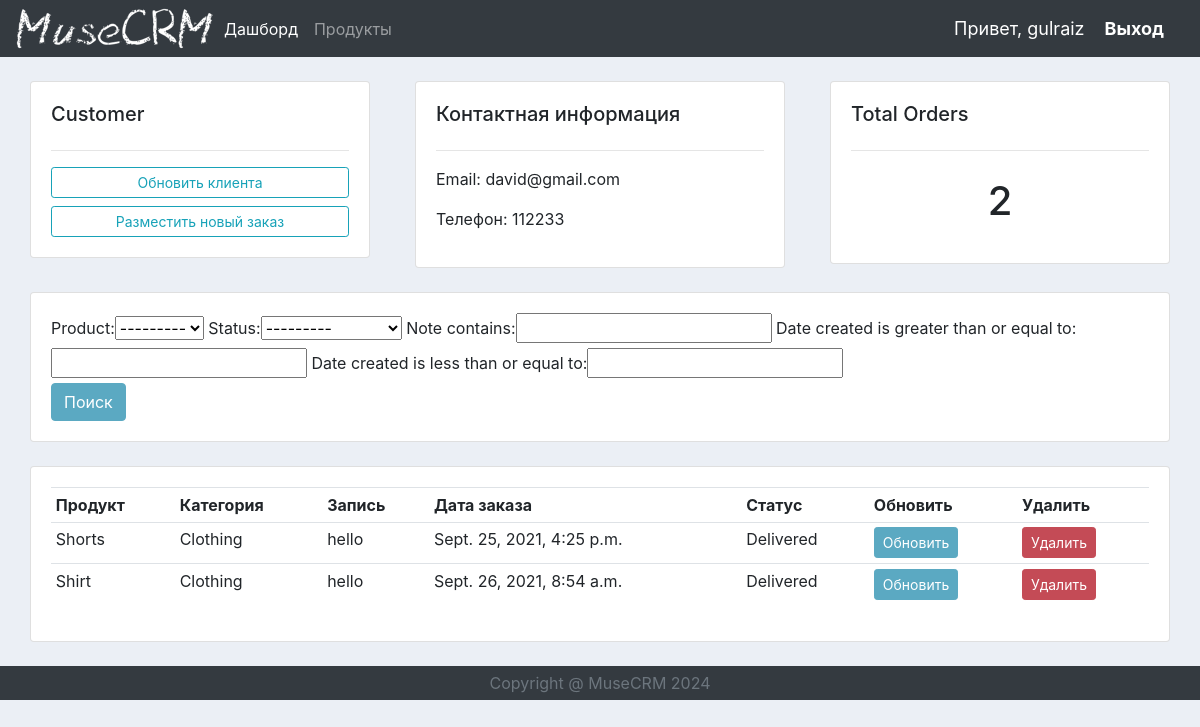
The app's page /customer/1/ (signed in) with its own data.
### accounts/models.py (models this page shows, shortened)
class Customer(models.Model):
    user = models.OneToOneField(User, blank=True, on_delete=models.CASCADE, null=True)
    name = models.CharField(max_length=200, null=True)
    phone = models.CharField(max_length=200, blank=True, null=True)
    email = models.CharField(max_length=200, blank=True, null=True)
    profile_pic = models.ImageField(default="placeholder2.png", blank=True, null=True)
    date_created = models.DateTimeField(auto_now_add=True, null=True)

class Order(models.Model):
    STATUS = (
        ("Pending","Pending"),
        ("Out for Delivery","Out for Delivery"),
        ("Delivered","Delivered"),
    )
    customer = models.ForeignKey(Customer, null=True, on_delete=models.SET_NULL)
    product = models.ForeignKey(Product, null=True, on_delete=models.SET_NULL)
    date_created = models.DateTimeField(auto_now_add=True, null=True)
    status = models.CharField(max_length=200, null=True, choices=STATUS)
    note = models.CharField(max_length=1000, null=True)

class Product(models.Model):
    CATEGORY = (
        ("Sports","Sports"),
        ("Clothing","Clothing"),
    )
    name = models.CharField(max_length=200, null=True)
    price = models.FloatField(null=True)
    category = models.CharField(max_length=200, null=True, choices=CATEGORY)
    description = models.CharField(max_length=200, null=True, blank=True)
    date_created = models.DateTimeField(auto_now_add=True, null=True)
    tag = models.ManyToManyField(Tag)
    def __str__(self):
        return self.name

### accounts/decorators.py (the view)
        def wrapper_func(request, *args, **kwargs):
            group = None
            if request.user.groups.exists():
                group = request.user.groups.all()[0].name
            if group in allowed_roles:
                return view_func(request, *args, **kwargs)
            else:
                return HttpResponse("Вы не авторизованы, чтобы видеть эту страницу.")

### accounts/views.py (called while the page is built)
@login_required(login_url='login')
@allowed_users(allowed_roles=["admin"])
def customer(request, primary_key):
    customer = Customer.objects.get(id=primary_key)
    orders = customer.order_set.all()
    order_count = orders.count()
    filter = OrderFilter(request.GET, queryset=orders)
    orders = filter.qs
    context = {
        "customer":customer,
        "orders":orders,
        "order_count":order_count,
        "filter":filter,
    }
    return render(request, "accounts/customer.html", context)

### accounts/templates/accounts/customer.html
{% extends "accounts/main.html" %}
{% block content %}
<br>
<div class="row">
    <div class="col">
        <div class="col-md">
            <div class="card card-body">
                <h5>Customer</h5>
                <hr>
                <a class="btn btn-outline-info btn-sm btn-block" href="">Обновить клиента</a>
                <a class="btn btn-outline-info btn-sm btn-block" href="{% url 'create_order' customer.id %}">Разместить новый заказ</a>
            </div>
        </div>
    </div>
    <div class="col-md">
        <div class="card card-body">
            <h5>Контактная информация</h5>
            <hr>
            <p>Email: {{customer.email}}</p>
            <p>Телефон: {{customer.phone}}</p>
        </div>
    </div>
    <div class="col">
        <div class="col-md">
            <div class="card card-body">
                <h5>Total Orders</h5>
                <hr>
                <h1 style="text-align: center; padding: 10px;">{{order_count}}</h1>
            </div>
        </div>
    </div>
</div>
<br>
<div class="row">
    <div class="col">
        <div class="col">
            <div class="card card-body">
                <form method="GET">
                    {{filter.form}}
                    <br>
                    <button class="btn btn-primary" type="submit">Поиск</button>
                </form>
            </div>
        </div>
    </div>
</div>
<br>
<div class="row">
    <div class="col">
        <div class="col-md">
            <div class="card card-body">
                <table class="table table-sm">
                    <tr>
                        <th>Продукт</th>
                        <th>Категория</th>
                        <th>Запись</th>
                        <th>Дата заказа</th>
                        <th>Статус</th>
                        <th>Обновить</th>
                        <th>Удалить</th>
                    </tr>
                    {% for order in orders %}
                        <tr>
                            <td>{{order.product}}</td>
                            <td>{{order.product.category}}</td>
                            <td>{{order.note}}</td>
                            <td>{{order.date_created}}</td>
                            <td>{{order.status}}</td>
                            <td><a class="btn btn-primary btn-sm" href="{% url 'update_order' order.id %}">Обновить</a></td>
                            <td><a class="btn btn-danger btn-sm" href="{% url 'delete_order' order.id %}">Удалить</a></td>
                        </tr>
                    {% endfor %}
                </table>
            </div>
        </div>
    </div>
</div>
{% endblock %}

### accounts/templates/accounts/navbar.html (shortened to what this page needs)
{% load static %}
<nav class="navbar navbar-expand-lg navbar-dark bg-dark">
  <img src="{% static './images/CRM.png' %}">
  <div class="collapse navbar-collapse" id="navbarNav">
    <ul class="navbar-nav">
      {% if request.user.is_staff %}
      <li class="nav-item active">
        <a class="nav-link" href="{% url 'home' %}">Дашборд</a>
      </li>
      <li class="nav-item">
        <a class="nav-link" href="{% url 'products' %}">Продукты</a>
      </li>
      {% else %}
      <li class="nav-item">
        <a class="settings nav-link" href="{% url 'account' %}">Настройки</a>
      </li>
      {% endif %}
    </ul>
  </div>
  <span class="hello-msg">Привет, {{request.user}}</span>
  <span class="hello-msg"><a class="logout" href="{% url 'logout' %}">Выход</a></span>
</nav>

### static/css/main.css (style rules this page uses)
body { background-color: #ebeff5; }
.btn-primary { color: #fff; background-color: #5ba9c2; border-color: #5ba9c2; }
.btn-danger { color: #fff; background-color: #c44b56; border-color: #c44b56; }

### accounts/templates/accounts/navbar.html (style rules this page uses)
.hello-msg { font-size: 18px; margin-right: 20px; color: white; }
.logout { font-weight: bold; color: white; }

### records on screen
Customer: email "david@gmail.com", phone "112233"
Order: product "Shorts", product.category "Clothing", note "hello", date_created "Sept. 25, 2021, 4:25 p.m.", status "Delivered"
Order: product "Shirt", product.category "Clothing", note "hello", date_created "Sept. 26, 2021, 8:54 a.m.", status "Delivered"

### other values on screen
{{ request.user }} "gulraiz"
{{ order_count }} "2"
